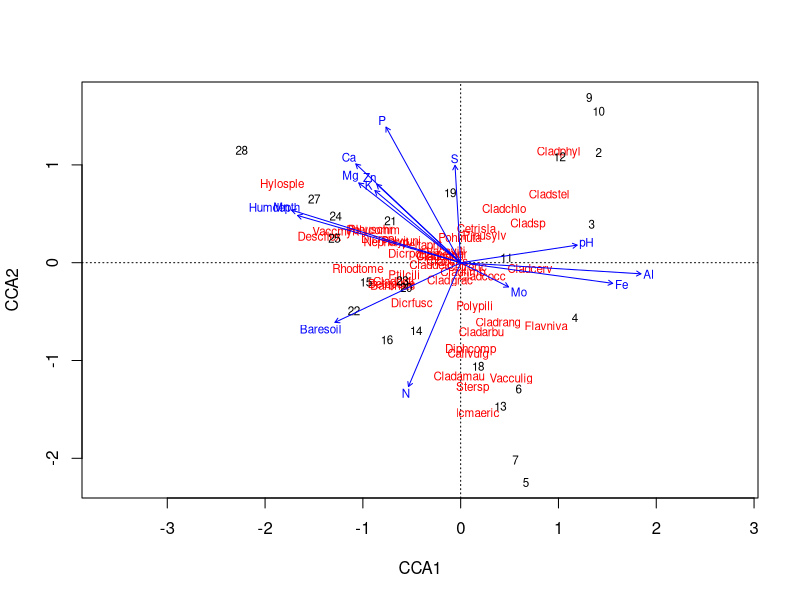
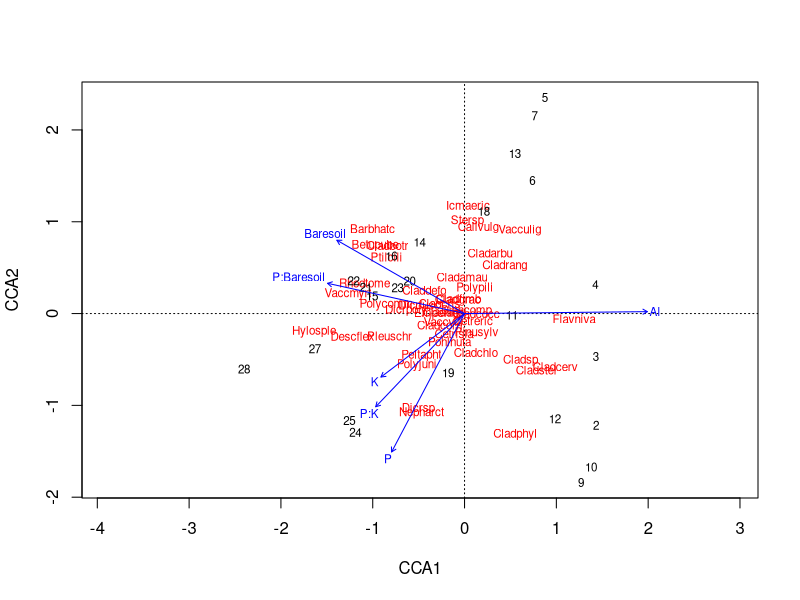
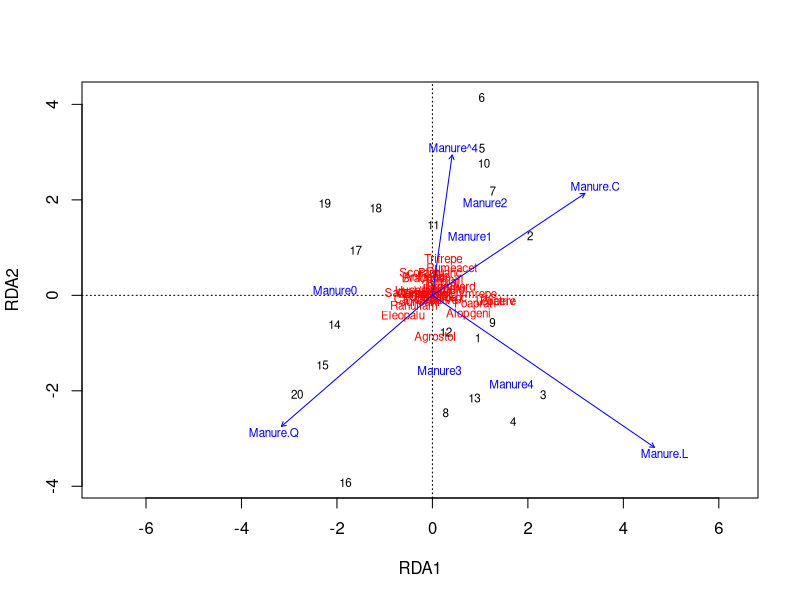

Source code (R) for these figures, in order:
library(vegan)


### Name: cca
### Title: [Partial] [Constrained] Correspondence Analysis and Redundancy
###   Analysis
### Aliases: cca cca.default cca.formula rda rda.default rda.formula
### Keywords: multivariate

### ** Examples

data(varespec)
data(varechem)
## Common but bad way: use all variables you happen to have in your
## environmental data matrix
vare.cca <- cca(varespec, varechem)
vare.cca
plot(vare.cca)
## Formula interface and a better model
vare.cca <- cca(varespec ~ Al + P*(K + Baresoil), data=varechem)
vare.cca
plot(vare.cca)
## Partialling out and negative components of variance
cca(varespec ~ Ca, varechem)
cca(varespec ~ Ca + Condition(pH), varechem)
## RDA
data(dune)
data(dune.env)
dune.Manure <- rda(dune ~ Manure, dune.env)
plot(dune.Manure) 
